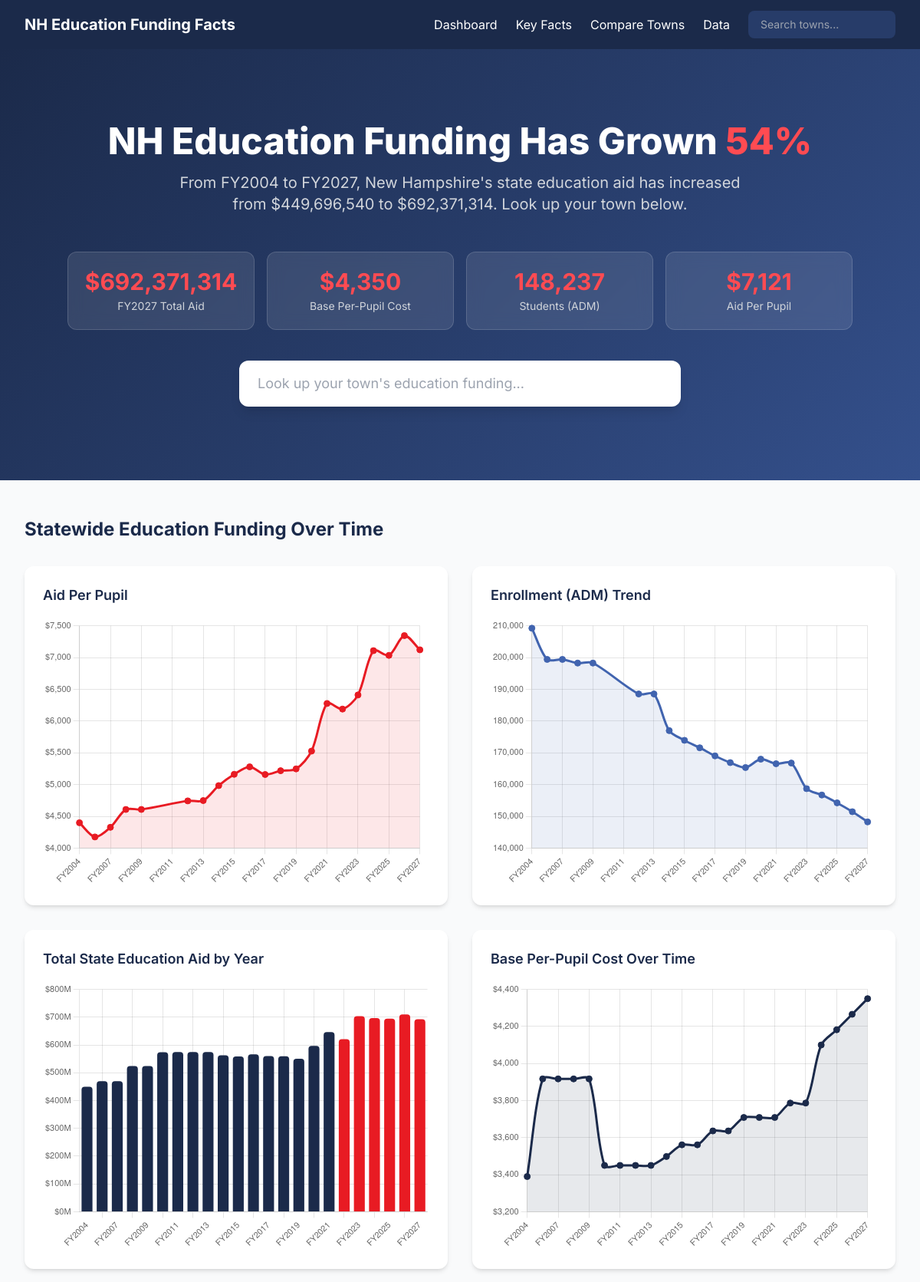
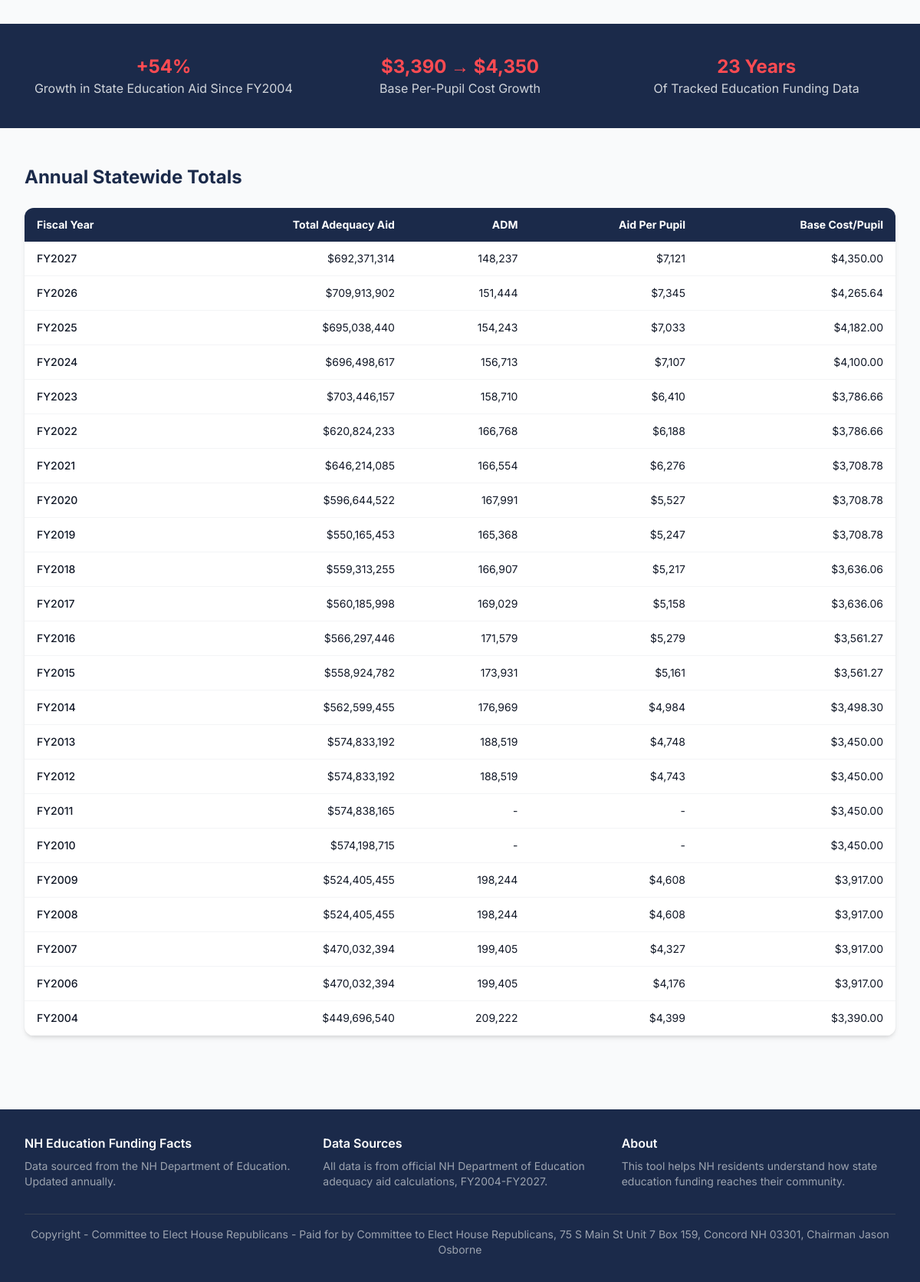
Before: / with the older database file (2 pictures, top to bottom).
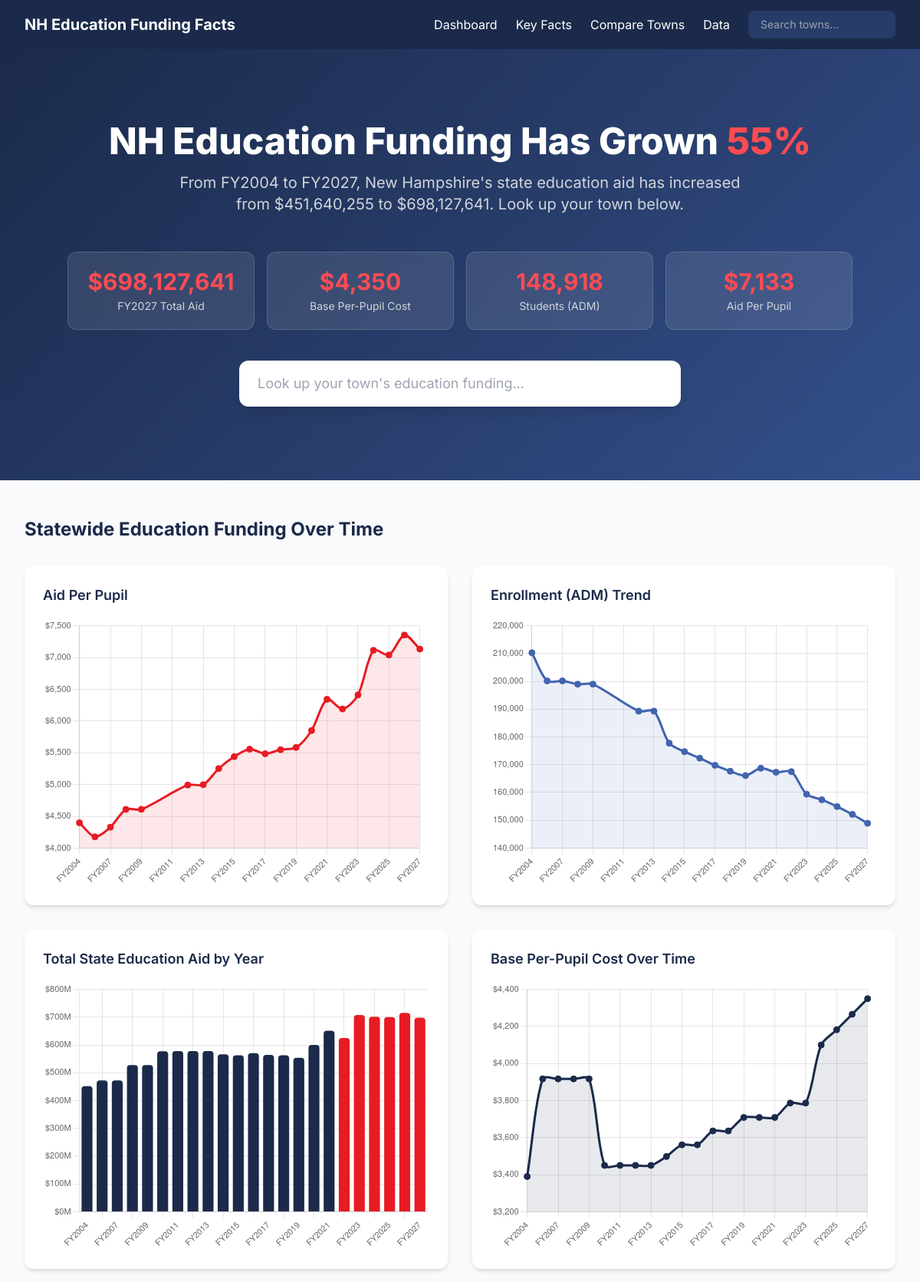
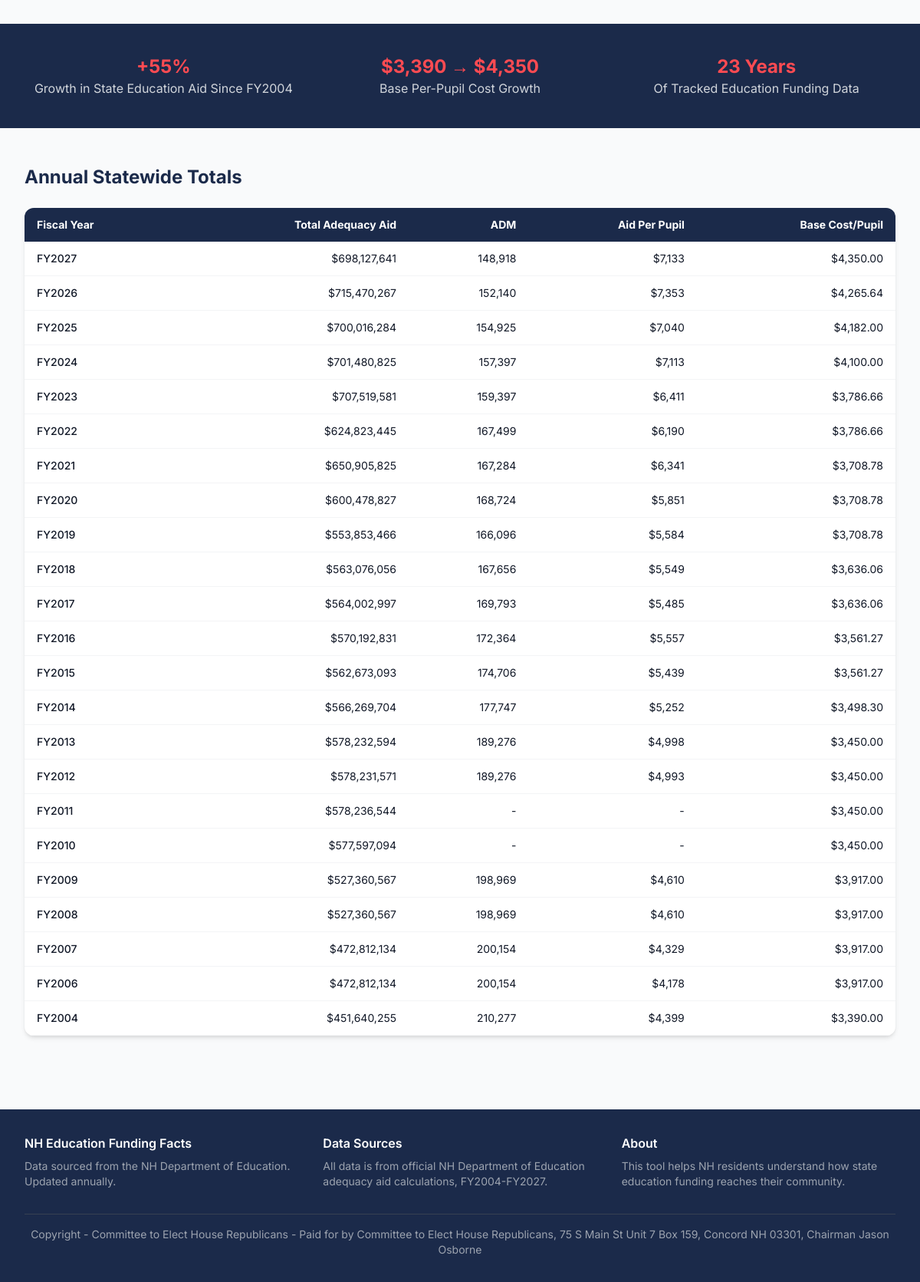
After: the same page with the newer database file (2 pictures, top to bottom).
### models.py (models this page shows)
class StatewideTotals(db.Model):
    __tablename__ = 'statewide_totals'
    fiscal_year = db.Column(db.Integer, primary_key=True)
    total_adequacy_aid = db.Column(db.Float)
    total_sped_aid = db.Column(db.Float)
    total_building_aid = db.Column(db.Float)
    total_charter_aid = db.Column(db.Float)
    total_cte_aid = db.Column(db.Float)
    total_kindergarten_aid = db.Column(db.Float)
    total_all_education_aid = db.Column(db.Float)
    base_cost_per_pupil = db.Column(db.Float)
    swept_rate = db.Column(db.Float)
    total_adm = db.Column(db.Float)
    total_fr_adm = db.Column(db.Float)
    aid_per_pupil = db.Column(db.Float)

### app.py (the view)
@app.route('/')
def index():
    totals = StatewideTotals.query.order_by(StatewideTotals.fiscal_year).all()
    years = [t.fiscal_year for t in totals]
    adequacy = [t.total_adequacy_aid or 0 for t in totals]
    sped = [t.total_sped_aid or 0 for t in totals]
    building = [t.total_building_aid or 0 for t in totals]
    charter = [t.total_charter_aid or 0 for t in totals]
    cte = [t.total_cte_aid or 0 for t in totals]
    kindergarten = [t.total_kindergarten_aid or 0 for t in totals]
    total_all = [t.total_all_education_aid or 0 for t in totals]
    per_pupil = [t.aid_per_pupil if t.aid_per_pupil and t.aid_per_pupil > 0 else None for t in totals]
    base_cost = [t.base_cost_per_pupil if t.base_cost_per_pupil and t.base_cost_per_pupil > 0 else None for t in totals]
    adm_data = [t.total_adm if t.total_adm and t.total_adm > 0 else None for t in totals]
    first = totals[0] if totals else None
    latest = totals[-1] if totals else None
    latest_good = None
    for t in reversed(totals):
        if t.total_adequacy_aid and t.total_adequacy_aid > 0:
            latest_good = t
            break
    first_good = None
    for t in totals:
        if t.total_adequacy_aid and t.total_adequacy_aid > 0:
            first_good = t
            break
    growth_pct = 0
    if first_good and latest_good and first_good.total_adequacy_aid:
        growth_pct = ((latest_good.total_adequacy_aid - first_good.total_adequacy_aid)
                      / first_good.total_adequacy_aid) * 100
    return render_template('index.html',
                           totals=totals,
                           years=years,
                           adequacy=adequacy,
                           sped=sped,
                           building=building,
                           charter=charter,
                           cte=cte,
                           kindergarten=kindergarten,
                           total_all=total_all,
                           per_pupil=per_pupil,
                           base_cost=base_cost,
                           adm_data=adm_data,
                           first=first_good,
                           latest=latest_good,
                           growth_pct=growth_pct)

### app.py (called while the page is built)
@app.template_filter('currency_full')
def currency_full_filter(value):
    if value is None:
        return '$0'
    return f'${value:,.0f}'

@app.context_processor
def utility_processor():
    return {
        'min_year': 2004,
        'max_year': 2027,
    }

### templates/index.html (shortened to what this page needs)
{% extends "base.html" %}
{% block content %}
<section class="hero-gradient text-white py-16 md:py-24">
    <div class="max-w-7xl mx-auto px-4 sm:px-6 lg:px-8">
        <div class="text-center mb-12">
            <h1 class="text-4xl md:text-5xl font-extrabold mb-4">
                NH Education Funding Has Grown <span class="text-gop-light">{{ "%.0f"|format(growth_pct) }}%</span>
            </h1>
            <p class="text-xl text-gray-300 max-w-3xl mx-auto">
                From FY{{ first.fiscal_year }} to FY{{ latest.fiscal_year }}, New Hampshire's state education aid has increased
                from {{ first.total_adequacy_aid|currency_full }} to {{ latest.total_adequacy_aid|currency_full }}.
                Look up your town below.
            </p>
        </div>
        <div class="grid grid-cols-1 md:grid-cols-4 gap-4 max-w-5xl mx-auto">
            <div class="stat-card rounded-xl p-5 text-center">
                <div class="text-3xl font-bold text-gop-light">{{ latest.total_adequacy_aid|currency_full }}</div>
                <div class="text-sm text-gray-300 mt-1">FY{{ latest.fiscal_year }} Total Aid</div>
            </div>
            <div class="stat-card rounded-xl p-5 text-center">
                <div class="text-3xl font-bold text-gop-light">${{ "{:,.0f}".format(latest.base_cost_per_pupil or 0) }}</div>
                <div class="text-sm text-gray-300 mt-1">Base Per-Pupil Cost</div>
            </div>
            <div class="stat-card rounded-xl p-5 text-center">
                <div class="text-3xl font-bold text-gop-light">{{ "{:,.0f}".format(latest.total_adm or 0) }}</div>
                <div class="text-sm text-gray-300 mt-1">Students (ADM)</div>
            </div>
            <div class="stat-card rounded-xl p-5 text-center">
                <div class="text-3xl font-bold text-gop-light">${{ "{:,.0f}".format(latest.aid_per_pupil or 0) }}</div>
                <div class="text-sm text-gray-300 mt-1">Aid Per Pupil</div>
            </div>
        </div>
        <div class="max-w-xl mx-auto mt-10">
            <div class="relative">
                <input type="text" id="hero-search" placeholder="Look up your town's education funding..."
                       class="w-full px-6 py-4 rounded-xl text-gray-900 text-lg shadow-lg focus:outline-none focus:ring-4 focus:ring-gop-red/50">
            </div>
        </div>
    </div>
</section>
<section class="py-12">
    <div class="max-w-7xl mx-auto px-4 sm:px-6 lg:px-8">
        <h2 class="text-2xl font-bold text-navy-800 mb-8">Statewide Education Funding Over Time</h2>
        <div class="grid grid-cols-1 lg:grid-cols-2 gap-8">
            <div class="bg-white rounded-xl shadow-md p-6">
                <h3 class="text-lg font-semibold text-navy-800 mb-4">Aid Per Pupil</h3>
                <div class="chart-container" style="height: 350px;">
                    <canvas id="perPupilChart"></canvas>
                </div>
            </div>
            <div class="bg-white rounded-xl shadow-md p-6">
                <h3 class="text-lg font-semibold text-navy-800 mb-4">Enrollment (ADM) Trend</h3>
                <div class="chart-container" style="height: 350px;">
                    <canvas id="enrollmentChart"></canvas>
                </div>
            </div>
            <div class="bg-white rounded-xl shadow-md p-6">
                <h3 class="text-lg font-semibold text-navy-800 mb-4">Total State Education Aid by Year</h3>
                <div class="chart-container" style="height: 350px;">
                    <canvas id="totalAidChart"></canvas>
                </div>
            </div>
            <div class="bg-white rounded-xl shadow-md p-6">
                <h3 class="text-lg font-semibold text-navy-800 mb-4">Base Per-Pupil Cost Over Time</h3>
                <div class="chart-container" style="height: 350px;">
                    <canvas id="baseCostChart"></canvas>
                </div>
            </div>
        </div>
    </div>
</section>
<section class="bg-navy-800 text-white py-10">
    <div class="max-w-7xl mx-auto px-4 sm:px-6 lg:px-8">
        <div class="grid grid-cols-1 md:grid-cols-3 gap-6 text-center">
            <div>
                <div class="text-2xl font-bold text-gop-light">+{{ "%.0f"|format(growth_pct) }}%</div>
                <div class="text-gray-300">Growth in State Education Aid Since FY{{ first.fiscal_year }}</div>
            </div>
            <div>
                {% if first and latest and first.base_cost_per_pupil and latest.base_cost_per_pupil %}
                <div class="text-2xl font-bold text-gop-light">
                    ${{ "{:,.0f}".format(first.base_cost_per_pupil) }} &rarr; ${{ "{:,.0f}".format(latest.base_cost_per_pupil) }}
                </div>
                <div class="text-gray-300">Base Per-Pupil Cost Growth</div>
                {% endif %}
            </div>
            <div>
                <div class="text-2xl font-bold text-gop-light">23 Years</div>
                <div class="text-gray-300">Of Tracked Education Funding Data</div>
            </div>
        </div>
    </div>
</section>
<section class="py-12">
    <div class="max-w-7xl mx-auto px-4 sm:px-6 lg:px-8">
        <h2 class="text-2xl font-bold text-navy-800 mb-6">Annual Statewide Totals</h2>
        <div class="bg-white rounded-xl shadow-md overflow-x-auto">
            <table class="w-full text-sm">
                <thead class="bg-navy-800 text-white">
                    <tr>
                        <th class="px-4 py-3 text-left">Fiscal Year</th>
                        <th class="px-4 py-3 text-right">Total Adequacy Aid</th>
                        <th class="px-4 py-3 text-right">ADM</th>
                        <th class="px-4 py-3 text-right">Aid Per Pupil</th>
                        <th class="px-4 py-3 text-right">Base Cost/Pupil</th>
                    </tr>
                </thead>
                <tbody>
                    {% for t in totals|reverse %}
                    <tr class="border-b border-gray-100 hover:bg-gray-50">
                        <td class="px-4 py-3 font-medium">FY{{ t.fiscal_year }}</td>
                        <td class="px-4 py-3 text-right">{{ t.total_adequacy_aid|currency_full }}</td>
                        <td class="px-4 py-3 text-right">{{ "{:,.0f}".format(t.total_adm) if t.total_adm and t.total_adm > 0 else '-' }}</td>
                        <td class="px-4 py-3 text-right">{{ "${:,.0f}".format(t.aid_per_pupil) if t.aid_per_pupil and t.aid_per_pupil > 0 else '-' }}</td>
                        <td class="px-4 py-3 text-right">${{ "{:,.2f}".format(t.base_cost_per_pupil or 0) }}</td>
                    </tr>
                    {% endfor %}
                </tbody>
            </table>
        </div>
    </div>
</section>
{% endblock %}

### templates/base.html (shortened to what this page needs)
<!DOCTYPE html>
<html lang="en">
<head>
    <script src="https://cdn.tailwindcss.com"></script>
</head>
<body class="bg-gray-50 text-gray-900">
    <nav class="bg-navy-800 text-white shadow-lg">
        <div class="max-w-7xl mx-auto px-4 sm:px-6 lg:px-8">
            <div class="flex items-center justify-between h-16">
                <a href="/" class="flex items-center space-x-3">
                    <div class="text-xl font-bold">NH Education Funding Facts</div>
                </a>
                <div class="hidden md:flex items-center space-x-6">
                    <a href="/" class="hover:text-gray-300 transition">Dashboard</a>
                    <a href="/facts" class="hover:text-gray-300 transition">Key Facts</a>
                    <a href="/compare" class="hover:text-gray-300 transition">Compare Towns</a>
                    <a href="/data" class="hover:text-gray-300 transition">Data</a>
                    <div class="relative">
                        <input type="text" id="nav-search" placeholder="Search towns..."
                               class="bg-navy-700 text-white placeholder-gray-400 rounded-lg px-4 py-2 text-sm w-48 focus:outline-none focus:ring-2 focus:ring-gop-red">
                    </div>
                </div>
            </div>
        </div>
    </nav>
    <main>
        {% block content %}{% endblock %}
    </main>
    <footer class="bg-navy-800 text-gray-400 py-8 mt-12">
        <div class="max-w-7xl mx-auto px-4 sm:px-6 lg:px-8">
            <div class="grid grid-cols-1 md:grid-cols-3 gap-8">
                <div>
                    <h3 class="text-white font-semibold mb-2">NH Education Funding Facts</h3>
                    <p class="text-sm">Data sourced from the NH Department of Education. Updated annually.</p>
                </div>
                <div>
                    <h3 class="text-white font-semibold mb-2">Data Sources</h3>
                    <p class="text-sm">All data is from official NH Department of Education adequacy aid calculations, FY2004-FY2027.</p>
                </div>
                <div>
                    <h3 class="text-white font-semibold mb-2">About</h3>
                    <p class="text-sm">This tool helps NH residents understand how state education funding reaches their community.</p>
                </div>
            </div>
            <div class="mt-8 pt-4 border-t border-gray-700 text-sm text-center">
                Copyright - Committee to Elect House Republicans - Paid for by Committee to Elect House Republicans, 75 S Main St Unit 7 Box 159, Concord NH 03301, Chairman Jason Osborne
            </div>
        </div>
    </footer>
</body>
</html>

### templates/base.html (style rules this page uses)
body { font-family: 'Inter', sans-serif; }
.hero-gradient { background: linear-gradient(135deg, #1B2A4A 0%, #273c69 50%, #34508c 100%); }
.stat-card { background: rgba(255,255,255,0.1); backdrop-filter: blur(10px); border: 1px solid rgba(255,255,255,0.15); }
.chart-container { position: relative; width: 100%; }

Changed rows visible on the page:
changed StatewideTotals id 2004: total_adequacy_aid "$449,696,540" → "$451,640,255"; total_adm "209,222" → "210,277"
changed StatewideTotals id 2027: total_adequacy_aid "$692,371,314" → "$698,127,641"; total_adm "148,237" → "148,918"; aid_per_pupil "7,121" → "7,133"; aid_per_pupil "$7,121" → "$7,133"
changed StatewideTotals id 2026: total_adequacy_aid "$709,913,902" → "$715,470,267"; total_adm "151,444" → "152,140"; aid_per_pupil "$7,345" → "$7,353"
changed StatewideTotals id 2025: total_adequacy_aid "$695,038,440" → "$700,016,284"; total_adm "154,243" → "154,925"; aid_per_pupil "$7,033" → "$7,040"
changed StatewideTotals id 2024: total_adequacy_aid "$696,498,617" → "$701,480,825"; total_adm "156,713" → "157,397"; aid_per_pupil "$7,107" → "$7,113"
changed StatewideTotals id 2023: total_adequacy_aid "$703,446,157" → "$707,519,581"; total_adm "158,710" → "159,397"; aid_per_pupil "$6,410" → "$6,411"
changed StatewideTotals id 2022: total_adequacy_aid "$620,824,233" → "$624,823,445"; total_adm "166,768" → "167,499"; aid_per_pupil "$6,188" → "$6,190"
changed StatewideTotals id 2021: total_adequacy_aid "$646,214,085" → "$650,905,825"; total_adm "166,554" → "167,284"; aid_per_pupil "$6,276" → "$6,341"
changed StatewideTotals id 2020: total_adequacy_aid "$596,644,522" → "$600,478,827"; total_adm "167,991" → "168,724"; aid_per_pupil "$5,527" → "$5,851"
changed StatewideTotals id 2019: total_adequacy_aid "$550,165,453" → "$553,853,466"; total_adm "165,368" → "166,096"; aid_per_pupil "$5,247" → "$5,584"
changed StatewideTotals id 2018: total_adequacy_aid "$559,313,255" → "$563,076,056"; total_adm "166,907" → "167,656"; aid_per_pupil "$5,217" → "$5,549"
changed StatewideTotals id 2017: total_adequacy_aid "$560,185,998" → "$564,002,997"; total_adm "169,029" → "169,793"; aid_per_pupil "$5,158" → "$5,485"
changed StatewideTotals id 2016: total_adequacy_aid "$566,297,446" → "$570,192,831"; total_adm "171,579" → "172,364"; aid_per_pupil "$5,279" → "$5,557"
changed StatewideTotals id 2015: total_adequacy_aid "$558,924,782" → "$562,673,093"; total_adm "173,931" → "174,706"; aid_per_pupil "$5,161" → "$5,439"
changed StatewideTotals id 2014: total_adequacy_aid "$562,599,455" → "$566,269,704"; total_adm "176,969" → "177,747"; aid_per_pupil "$4,984" → "$5,252"
changed StatewideTotals id 2013: total_adequacy_aid "$574,833,192" → "$578,232,594"; total_adm "188,519" → "189,276"; aid_per_pupil "$4,748" → "$4,998"
changed StatewideTotals id 2012: total_adequacy_aid "$574,833,192" → "$578,231,571"; total_adm "188,519" → "189,276"; aid_per_pupil "$4,743" → "$4,993"
changed StatewideTotals id 2011: total_adequacy_aid "$574,838,165" → "$578,236,544"
changed StatewideTotals id 2010: total_adequacy_aid "$574,198,715" → "$577,597,094"
changed StatewideTotals id 2009: total_adequacy_aid "$524,405,455" → "$527,360,567"; total_adm "198,244" → "198,969"; aid_per_pupil "$4,608" → "$4,610"
changed StatewideTotals id 2008: total_adequacy_aid "$524,405,455" → "$527,360,567"; total_adm "198,244" → "198,969"; aid_per_pupil "$4,608" → "$4,610"
changed StatewideTotals id 2007: total_adequacy_aid "$470,032,394" → "$472,812,134"; total_adm "199,405" → "200,154"; aid_per_pupil "$4,327" → "$4,329"
changed StatewideTotals id 2006: total_adequacy_aid "$470,032,394" → "$472,812,134"; total_adm "199,405" → "200,154"; aid_per_pupil "$4,176" → "$4,178"
Other visible differences:
{{ "%.0f"|format(growth_pct) }}: "54" → "55"
chart data {{ adm_data|tojson }}: [209222.2, 199404.6, 199404.6, 198244.2, 198244.2, null, null, 188518.63, 188518.63, 176968.53, 173931.36, 171579.39, 169028.81, 166906.99, 165368.37, 167991.46, 166553.74, 166767.99, 158710.12, 156713.01, 154243.16, 151443.5, 148237.1] → [210276.8, 200153.8, 200153.8, 198968.9, 198968.9, null, null, 189275.93, 189275.93, 177747.28, 174706.05, 172363.77, 169793.46, 167655.54, 166095.94, 168724.33, 167284.3, 167498.55, 159396.63, 157396.86, 154925.37, 152139.68, 148918.1]
